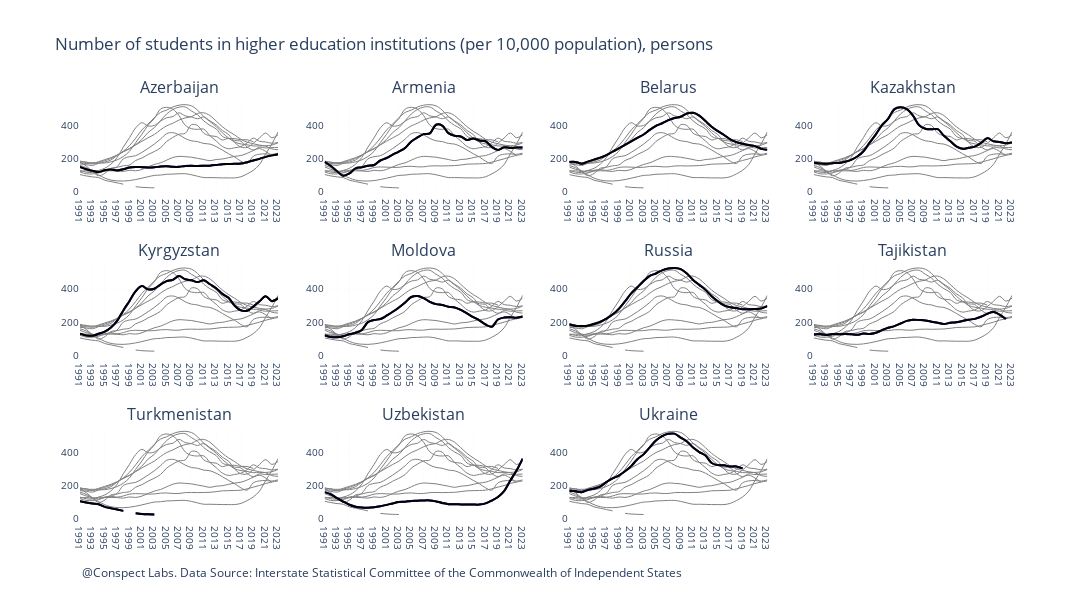

The notebook cell this image was saved under:
### Markdown cell above
<p>The chart is quite clean, but it does not effectively show every country in comparison to the others. Therefore, the third type of these multiseries charts involves creating specifically colored line charts in subplots.

### Code cell
countries = sng_students_long['Country'].unique()
num_countries = len(countries)
num_cols = 4  # Adjust this as needed
num_rows = (num_countries + num_cols - 1) // num_cols  # Calculate required rows

fig = make_subplots(rows=num_rows, cols=num_cols, subplot_titles=countries)

for i, country in enumerate(countries):
    country_data = sng_students_long[sng_students_long['Country'] == country]
    row = i // num_cols + 1
    col = i % num_cols + 1
    
    for c in countries:
        c_data = sng_students_long[sng_students_long['Country'] == c]
        color = 'grey' if c != country else 'darkblue'
        line_width = 1 if c != country else 2  # Thicker line for the highlighted country
        
        fig.add_trace(
            go.Scatter(
                x=c_data['year'],
                y=c_data['students_per_cap'],
                mode='lines',
                name=c,
                line=dict(color=color, width=line_width),  # Set line width here
                line_shape='spline'
            ),
            row=row,
            col=col
        )

# Add highlighted country trace last to ensure it's on top
for i, country in enumerate(countries):
    country_data = sng_students_long[sng_students_long['Country'] == country]
    row = i // num_cols + 1
    col = i % num_cols + 1
    
    fig.add_trace(
        go.Scatter(
            x=country_data['year'],
            y=country_data['students_per_cap'],
            mode='lines',
            name=country,
            line=dict(color='black', width=2),  # Always dark blue and thicker
            line_shape='spline'
        ),
        row=row,
        col=col
    )

# Update layout properties
fig.update_layout(
    title='Number of students in higher education institutions (per 10,000 population), persons',
    height=600,
    width=1200,
    showlegend=False,
    plot_bgcolor='white',
)

# Update axes properties and gridlines
for i in range(1, num_rows + 1):
    for j in range(1, num_cols + 1):
        fig.update_xaxes(title_text='', row=i, col=j,
                         tickfont=dict(size=10),
                         gridcolor='#cdcdcd', gridwidth=0.05)
        fig.update_yaxes(title_text='', row=i, col=j,
                         tickfont=dict(size=10),
                         gridcolor='#cdcdcd', gridwidth=0.05)
fig.add_annotation(
    text="@Conspect Labs. Data Source: Interstate Statistical Committee of the Commonwealth of Independent States",
    xref="paper",  # Use paper coordinates
    yref="paper",  # Use paper coordinates
    x=0,           # Position at the left edge
    y=-0.15,        # Position below the plot area
    showarrow=False,  # No arrow for the annotation
    font=dict(size=12)  # Font size for the annotation
)
fig.write_image('Number_of_students Subplots Line Chart.png')
fig.show()
